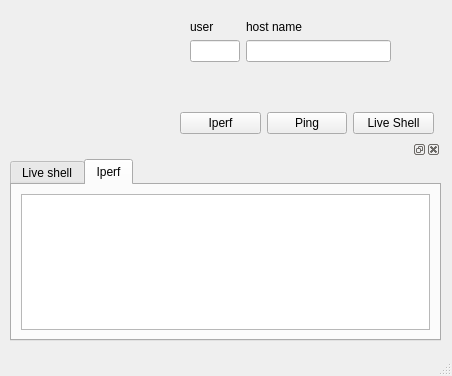
<?xml version="1.0" encoding="UTF-8"?>
<ui version="4.0">
 <class>MainWindow</class>
 <widget class="QMainWindow" name="MainWindow">
  <property name="geometry">
   <rect>
    <x>0</x>
    <y>0</y>
    <width>452</width>
    <height>376</height>
   </rect>
  </property>
  <property name="windowTitle">
   <string>MainWindow</string>
  </property>
  <widget class="QWidget" name="centralwidget">
   <widget class="QWidget" name="layoutWidget">
    <property name="geometry">
     <rect>
      <x>190</x>
      <y>20</y>
      <width>201</width>
      <height>73</height>
     </rect>
    </property>
    <layout class="QFormLayout" name="formLayout">
     <item row="0" column="0">
      <widget class="QLabel" name="label">
       <property name="text">
        <string>user</string>
       </property>
      </widget>
     </item>
     <item row="2" column="0">
      <widget class="QLineEdit" name="lineEdit_username">
       <property name="sizePolicy">
        <sizepolicy hsizetype="Preferred" vsizetype="Fixed">
         <horstretch>0</horstretch>
         <verstretch>0</verstretch>
        </sizepolicy>
       </property>
       <property name="maximumSize">
        <size>
         <width>50</width>
         <height>16777215</height>
        </size>
       </property>
       <property name="readOnly">
        <bool>true</bool>
       </property>
      </widget>
     </item>
     <item row="2" column="1">
      <widget class="QLineEdit" name="lineEdit_hostname">
       <property name="readOnly">
        <bool>true</bool>
       </property>
      </widget>
     </item>
     <item row="0" column="1">
      <widget class="QLabel" name="label_2">
       <property name="text">
        <string>host name</string>
       </property>
      </widget>
     </item>
    </layout>
   </widget>
   <widget class="QWidget" name="widget" native="true">
    <property name="geometry">
     <rect>
      <x>40</x>
      <y>50</y>
      <width>82</width>
      <height>82</height>
     </rect>
    </property>
    <layout class="QVBoxLayout" name="verticalLayout">
     <item>
      <widget class="QLabel" name="label_image">
       <property name="text">
        <string/>
       </property>
       <property name="pixmap">
        <pixmap resource="../../qt resource/resource.qrc">:/images/ubuntulogo.png</pixmap>
       </property>
      </widget>
     </item>
    </layout>
   </widget>
   <widget class="QWidget" name="layoutWidget_2">
    <property name="geometry">
     <rect>
      <x>180</x>
      <y>110</y>
      <width>254</width>
      <height>27</height>
     </rect>
    </property>
    <layout class="QHBoxLayout" name="horizontalLayout">
     <item>
      <widget class="QPushButton" name="pushButton_iperf">
       <property name="text">
        <string>Iperf</string>
       </property>
      </widget>
     </item>
     <item>
      <widget class="QPushButton" name="pushButton_ping">
       <property name="text">
        <string>Ping</string>
       </property>
      </widget>
     </item>
     <item>
      <widget class="QPushButton" name="pushButton_liveShell">
       <property name="text">
        <string>Live Shell</string>
       </property>
      </widget>
     </item>
    </layout>
   </widget>
   <widget class="QDockWidget" name="dockWidget">
    <property name="geometry">
     <rect>
      <x>10</x>
      <y>140</y>
      <width>431</width>
      <height>201</height>
     </rect>
    </property>
    <property name="sizePolicy">
     <sizepolicy hsizetype="Preferred" vsizetype="Expanding">
      <horstretch>0</horstretch>
      <verstretch>0</verstretch>
     </sizepolicy>
    </property>
    <widget class="QWidget" name="dockWidgetContents">
     <layout class="QVBoxLayout" name="verticalLayout_2">
      <property name="spacing">
       <number>0</number>
      </property>
      <property name="leftMargin">
       <number>0</number>
      </property>
      <property name="topMargin">
       <number>0</number>
      </property>
      <property name="rightMargin">
       <number>0</number>
      </property>
      <property name="bottomMargin">
       <number>0</number>
      </property>
      <item>
       <widget class="QTabWidget" name="tabWidget">
        <property name="currentIndex">
         <number>1</number>
        </property>
        <widget class="QWidget" name="tab_liveshell">
         <attribute name="title">
          <string>Live shell</string>
         </attribute>
         <layout class="QVBoxLayout" name="verticalLayout_3">
          <item>
           <widget class="QPlainTextEdit" name="plainTextEdit"/>
          </item>
          <item>
           <widget class="QPushButton" name="pushButton_enter">
            <property name="text">
             <string>Enter</string>
            </property>
           </widget>
          </item>
         </layout>
        </widget>
        <widget class="QWidget" name="tab_iperf">
         <attribute name="title">
          <string>Iperf</string>
         </attribute>
         <layout class="QVBoxLayout" name="verticalLayout_4">
          <item>
           <widget class="QPlainTextEdit" name="plainTextEdit_iperf"/>
          </item>
         </layout>
        </widget>
       </widget>
      </item>
     </layout>
    </widget>
   </widget>
  </widget>
  <widget class="QMenuBar" name="menubar">
   <property name="geometry">
    <rect>
     <x>0</x>
     <y>0</y>
     <width>452</width>
     <height>22</height>
    </rect>
   </property>
  </widget>
  <widget class="QStatusBar" name="statusbar"/>
 </widget>
 <resources>
  <include location="../../qt resource/resource.qrc"/>
 </resources>
 <connections/>
</ui>
